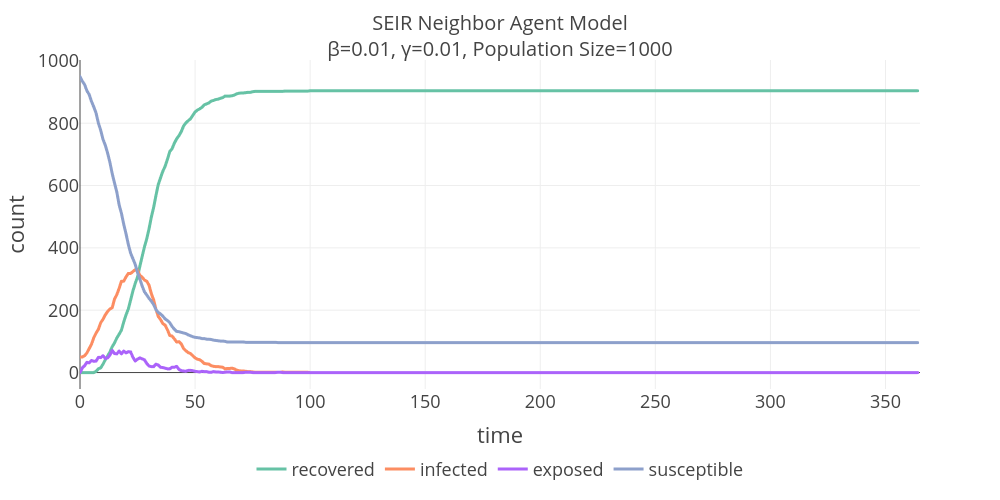

This figure's notebook cell:
### Markdown cell above
### Line Plot

### Code cell
fig = px.line(timeline_df, x="time", y="count", color="grp", color_discrete_map=color_map)
fig.update_layout(**graph_params, xaxis_range=[0, 365])
fig.show()

### Figure 1 — Plotly figure (JSON) as saved in the notebook; plotly's stock layout.template omitted (floating-point values rounded to 4 significant figures; data arrays with more than 128 entries replaced by an {"elided": "..."} marker saying what was removed)
{"data": [{"hovertemplate": "grp=recovered<br>time=%{x}<br>count=%{y}<extra></extra>", "legendgroup": "recovered", "line": {"color": "#66c2a5", "dash": "solid"}, "marker": {"symbol": "circle"}, "mode": "lines", "name": "recovered", "showlegend": true, "type": "scattergl", "x": {"elided": "365 int values"}, "xaxis": "x", "y": {"elided": "365 int values"}, "yaxis": "y"}, {"hovertemplate": "grp=infected<br>time=%{x}<br>count=%{y}<extra></extra>", "legendgroup": "infected", "line": {"color": "#fc8d62", "dash": "solid"}, "marker": {"symbol": "circle"}, "mode": "lines", "name": "infected", "showlegend": true, "type": "scattergl", "x": {"elided": "365 int values"}, "xaxis": "x", "y": {"elided": "365 int values"}, "yaxis": "y"}, {"hovertemplate": "grp=exposed<br>time=%{x}<br>count=%{y}<extra></extra>", "legendgroup": "exposed", "line": {"color": "#ab63fa", "dash": "solid"}, "marker": {"symbol": "circle"}, "mode": "lines", "name": "exposed", "showlegend": true, "type": "scattergl", "x": {"elided": "365 int values"}, "xaxis": "x", "y": {"elided": "365 int values"}, "yaxis": "y"}, {"hovertemplate": "grp=susceptible<br>time=%{x}<br>count=%{y}<extra></extra>", "legendgroup": "susceptible", "line": {"color": "#8da0cb", "dash": "solid"}, "marker": {"symbol": "circle"}, "mode": "lines", "name": "susceptible", "showlegend": true, "type": "scattergl", "x": {"elided": "365 int values"}, "xaxis": "x", "y": {"elided": "365 int values"}, "yaxis": "y"}], "layout": {"height": 500, "legend": {"orientation": "h", "title": {"text": ""}, "tracegroupgap": 0, "x": 0.5, "xanchor": "center", "y": -0.3, "yanchor": "bottom"}, "margin": {"t": 60}, "title": {"font": {"size": 20}, "text": "SEIR Neighbor Agent Model<br>β=0.01, γ=0.01, Population Size=1000"}, "width": 1000, "xaxis": {"anchor": "y", "domain": [0, 1], "range": [0, 365], "title": {"text": "time"}}, "yaxis": {"anchor": "x", "domain": [0, 1], "title": {"text": "count"}}}}
